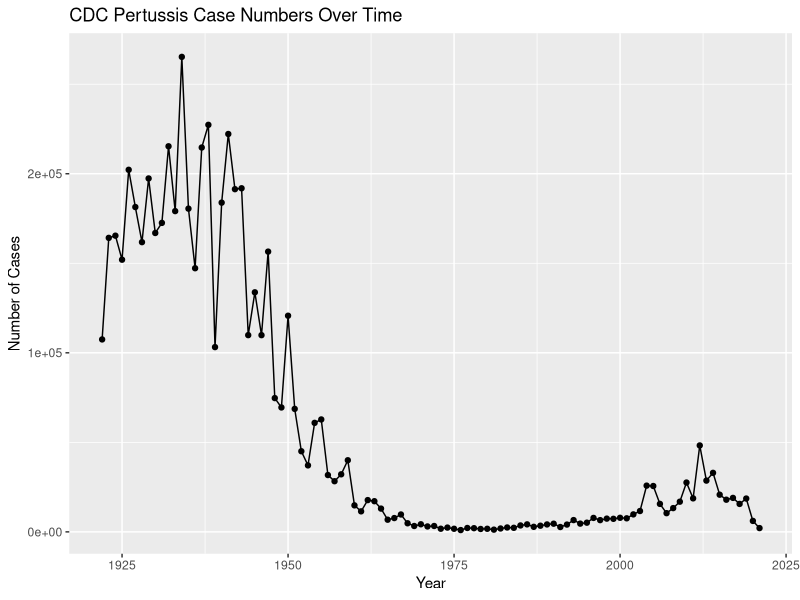
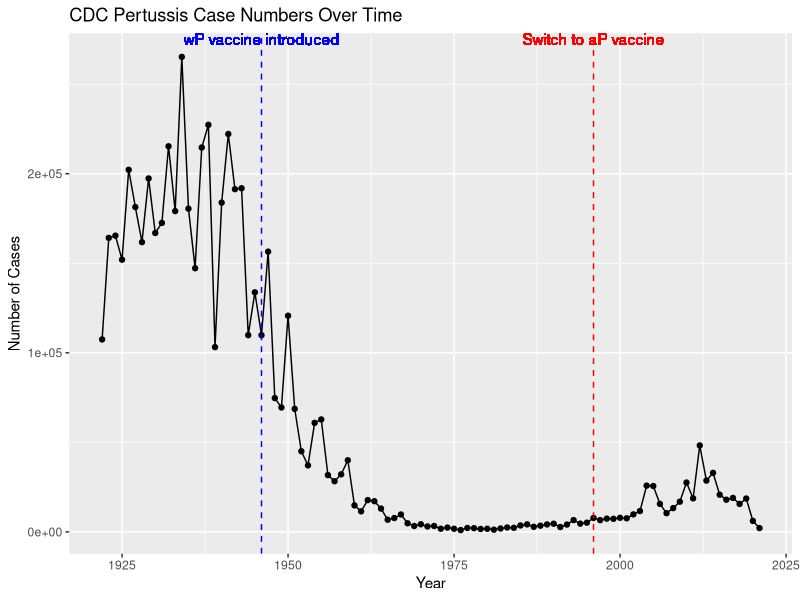

The R source for these figures, in order: (Note: this script raises an error after producing the figures.)
## ---- chunk 1

#1 echo=FALSE

cdc <- data.frame( year = c(1922L,1923L,1924L,1925L,1926L,
                                         1927L,1928L,1929L,1930L,1931L,
                                         1932L,1933L,1934L,1935L,1936L,1937L,
                                         1938L,1939L,1940L,1941L,1942L,
                                         1943L,1944L,1945L,1946L,1947L,1948L,
                                         1949L,1950L,1951L,1952L,1953L,1954L,
                                         1955L,1956L,1957L,1958L,1959L,
                                         1960L,1961L,1962L,1963L,1964L,1965L,
                                         1966L,1967L,1968L,1969L,1970L,
                                         1971L,1972L,1973L,1974L,1975L,1976L,
                                         1977L,1978L,1979L,1980L,1981L,
                                         1982L,1983L,1984L,1985L,1986L,1987L,
                                         1988L,1989L,1990L,1991L,1992L,1993L,
                                         1994L,1995L,1996L,1997L,1998L,
                                         1999L,2000L,2001L,2002L,2003L,2004L,
                                         2005L,2006L,2007L,2008L,2009L,
                                         2010L,2011L,2012L,2013L,2014L,2015L,
                                         2016L,2017L,2018L,2019L,2020L,
                                         2021L), cases = c(107473,164191,165418,152003,
                                         202210,181411,161799,197371,166914,
                                         172559,215343,179135,265269,180518,
                                         147237,214652,227319,103188,183866,
                                         222202,191383,191890,109873,133792,
                                         109860,156517,74715,69479,120718,
                                         68687,45030,37129,60886,62786,
                                         31732,28295,32148,40005,14809,11468,
                                         17749,17135,13005,6799,7717,9718,
                                         4810,3285,4249,3036,3287,1759,
                                         2402,1738,1010,2177,2063,1623,1730,
                                         1248,1895,2463,2276,3589,4195,
                                         2823,3450,4157,4570,2719,4083,6586,
                                         4617,5137,7796,6564,7405,7298,
                                         7867,7580,9771,11647,25827,25616,
                                         15632,10454,13278,16858,27550,18719,
                                         48277,28639,32971,20762,17972,
                                         18975,15609,18617,6124,2116)
      )
## ---- chunk 2
head(cdc)
## ---- chunk 3
library(ggplot2)

ggplot(cdc, aes(x = year, y = cases)) +
  geom_point() +  
  geom_line() +  
  labs(title = "CDC Pertussis Case Numbers Over Time",
       x = "Year",
       y = "Number of Cases")

## ---- chunk 4
library(ggplot2)

# Your existing plot code
ggplot(cdc, aes(x = year, y = cases)) +
  geom_point() +
  geom_line() +
  labs(title = "CDC Pertussis Case Numbers Over Time",
       x = "Year",
       y = "Number of Cases") +

  geom_vline(xintercept = 1946, linetype = "dashed", color = "blue") +
  geom_vline(xintercept = 1996, linetype = "dashed", color = "red") +

  geom_text(aes(x = 1946, y = max(cases), label = "wP vaccine introduced", vjust = -1), color = "blue") +
  geom_text(aes(x = 1996, y = max(cases), label = "Switch to aP vaccine", vjust = -1), color = "red")

## ---- chunk 5
library(jsonlite)
subject <- read_json("https://www.cmi-pb.org/api/subject", simplifyVector = TRUE) 
head(subject, 3)
## ---- chunk 6
table(subject$infancy_vac)
## ---- chunk 7
library(jsonlite)

# Subject table
subject <- read_json("https://www.cmi-pb.org/api/subject", simplifyVector = TRUE) 
specimen <- read_json("http://cmi-pb.org/api/specimen", simplifyVector = TRUE)
titer <- read_json("http://cmi-pb.org/api/v4/plasma_ab_titer", simplifyVector = TRUE )
## ---- chunk 8
table(subject$biological_sex)
## ---- chunk 9
table(subject$race, subject$biological_sex)
## ---- chunk 10
library(lubridate)
today()
today() - ymd("2000-01-01")
time_length( today() - ymd("2000-01-01"),  "years")
## ---- chunk 11
library(dplyr)
library(lubridate)

subject$age <- ymd(subject$date_of_boost) - ymd(subject$year_of_birth)

subject$age_years <- time_length(subject$age,"years")

## ---- chunk 12
ap <- subject %>% filter(infancy_vac == "aP")
round(summary(time_length(ap$age, "years")))
## ---- chunk 13
wp <- subject %>% filter(infancy_vac == "wP")
round(summary(time_length(wp$age, "years")))
## ---- chunk 14
int <- ymd(subject$date_of_boost) - ymd(subject$year_of_birth)
age_at_boost <- time_length(int, "year")
head(age_at_boost)
## ---- chunk 15
library(ggplot2)
ggplot(subject) +
  aes(time_length(age, "year"),
      fill=as.factor(infancy_vac)) +
  geom_histogram(show.legend=FALSE) +
  facet_wrap(vars(infancy_vac), nrow=2) +
  xlab("Age in years")
## ---- chunk 16
# Or use wilcox.test() 
x <- t.test(time_length( wp$age, "years" ),
       time_length( ap$age, "years" ))

x$p.value
## ---- chunk 17

meta <- inner_join(specimen,subject)
dim(meta)
head(meta)
## ---- chunk 18
abdata <- inner_join(titer, meta)
dim(abdata)

## ---- chunk 19
table(abdata$isotype)
## ---- chunk 20
table(abdata$dataset)
## ---- chunk 21
igg <- abdata %>% filter(isotype == "IgG")
head(igg)
## ---- chunk 22
ggplot(igg)+
  aes(MFI_normalised ,
      antigen) +
  geom_boxplot() +
  xlim(0,75) +
 facet_wrap(vars(visit),nrow = 2)
